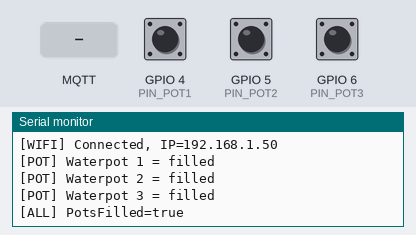
Bench run of a sketch on a simulated ESP32-S3. Parts: the last lines printed to the serial monitor. Inputs (shaded band) come from the test bench; at power-on: GPIO 4 (PIN_POT1) HIGH, GPIO 5 (PIN_POT2) HIGH, GPIO 6 (PIN_POT3) HIGH. WiFi joins after 1.5 s; servers stay silent unless stated; random numbers use the default seed unless the sketch sets one; no MQTT or app messages arrive unless stated. At 8.2 s the program restarts the board; the recording ends there.

Above: at 3.0 s.
3.1 s: GPIO 4 (PIN_POT1) pulled LOW for 0.15 s
At 3.28 s:
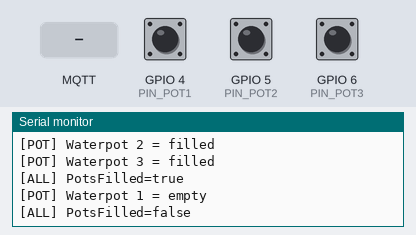
4.7 s: MQTT message "PING" arrives on the first subscribed topic
At 6.2 s:
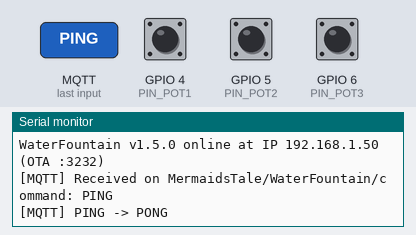
6.5 s: MQTT message "STATUS" arrives on the first subscribed topic
At 7.7 s:
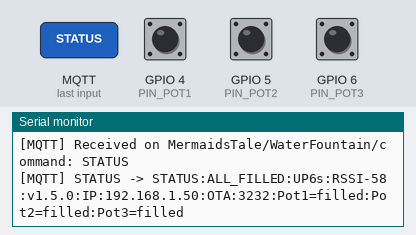
8.0 s: MQTT message "RESET" arrives on the first subscribed topic
At 8.13 s:
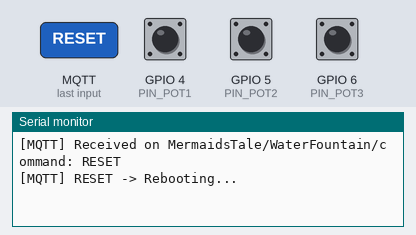
Timing chart, 0 to 8.2 s (numbered marks = the images above; inputs shaded):
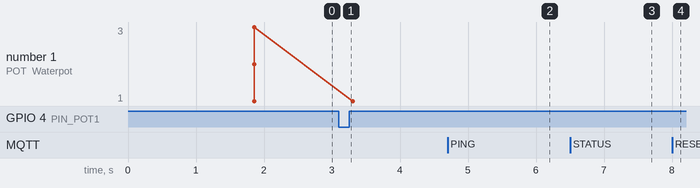

Measured:
- after the input at 3.1 s, the serial monitor: prints a new line after 0.06 s (image 1)
- after the input at 4.7 s, the serial monitor: prints a new line after 0.36 s (image 2)
- after the input at 6.5 s, the serial monitor: prints a new line at once (image 3)
- after the input at 8.0 s, the serial monitor: prints a new line at once (image 4)

The sketch:

WaterPots_FillSwitches.ino
```cpp
/*
 * ============================================
 * ALCHEMY ESCAPE ROOM - WATER FOUNTAIN POTS
 * ESP32-S3 + 3 Fill Switches (to GND)
 * Compliant with WatchTower Coding Standards v2025-12-21
 * ============================================
 *
 * Each switch closes to GND when its pot is empty.
 * Wired with INPUT_PULLUP — LOW = empty, HIGH = filled.
 *
 * MQTT TOPICS:
 *   Subscribe: MermaidsTale/WaterFountain/command
 *   Publish:   MermaidsTale/WaterFountain/command   (PONG, STATUS, OK responses)
 *   Publish:   MermaidsTale/WaterFountain/status    (ONLINE, HEARTBEAT)
 *   Publish:   MermaidsTale/WaterFountain/log       (debug output)
 *   Publish:   MermaidsTale/WaterFountain/Pot1      (filled / empty, retained)
 *   Publish:   MermaidsTale/WaterFountain/Pot2      (filled / empty, retained)
 *   Publish:   MermaidsTale/WaterFountain/Pot3      (filled / empty, retained)
 *   Publish:   MermaidsTale/WaterFountain/PotsFilled (true / false, retained)
 *
 * v1.1.0: mandatory ArduinoOTA (hostname WaterFountain, port 3232,
 * password = Wi-Fi) - every update is wireless.
 * v1.1.0-v1.4.1 also drove a WS2812B light strip (via an Arduino Nano).
 * v1.5.0 (owner 2026-11-05): lights dropped for good - ALL LED / Nano
 * code and the LIGHTS_* commands removed. Sensors + MQTT + OTA only.
 * ============================================
 */

#include <Arduino.h>
#include <WiFi.h>
#include <PubSubClient.h>
#include <stdarg.h>
#include <ArduinoOTA.h>
// Forward decl so Arduino auto-prototypes compile
struct Pot;

#define VERSION    "1.5.0"
#define GAME_NAME  "MermaidsTale"
#define PROP_NAME  "WaterFountain"

// ── Network ────────────────────────────────────────────────────────────────
const char* WIFI_SSID     = "AlchemyGuest";
const char* WIFI_PASSWORD = "VoodooVacation5601";
const char* MQTT_SERVER   = "10.1.10.115";
const int   MQTT_PORT     = 1883;

// ── MQTT Topics ────────────────────────────────────────────────────────────
#define MQTT_TOPIC_COMMAND      "MermaidsTale/WaterFountain/command"
#define MQTT_TOPIC_STATUS       "MermaidsTale/WaterFountain/status"
#define MQTT_TOPIC_LOG          "MermaidsTale/WaterFountain/log"
#define MQTT_TOPIC_POT1         "MermaidsTale/WaterFountain/Pot1"
#define MQTT_TOPIC_POT2         "MermaidsTale/WaterFountain/Pot2"
#define MQTT_TOPIC_POT3         "MermaidsTale/WaterFountain/Pot3"
#define MQTT_TOPIC_POTS_FILLED  "MermaidsTale/WaterFountain/PotsFilled"

// ── Pins (ESP32-S3, non-strapping with working pullups) ────────────────────
const int PIN_POT1 = 4;
const int PIN_POT2 = 5;
const int PIN_POT3 = 6;

// ── Timing ─────────────────────────────────────────────────────────────────
const unsigned long DEBOUNCE_MS             = 50;
const unsigned long HEARTBEAT_INTERVAL      = 300000;   // 5 min
const unsigned long MQTT_RECONNECT_INTERVAL = 5000;

WiFiClient wifiClient;
PubSubClient mqttClient(wifiClient);

struct Pot {
  int pin;
  const char* topic;
  const char* name;
  bool filled;            // debounced state (true = HIGH = filled)
  bool lastRawFilled;
  unsigned long lastChangeMs;
};

Pot pots[3] = {
  { PIN_POT1, MQTT_TOPIC_POT1, "Waterpot 1", false, false, 0 },
  { PIN_POT2, MQTT_TOPIC_POT2, "Waterpot 2", false, false, 0 },
  { PIN_POT3, MQTT_TOPIC_POT3, "Waterpot 3", false, false, 0 },
};

bool allPotsFilledLast = false;

unsigned long lastHeartbeat = 0;
unsigned long lastMqttReconnect = 0;

// ── Logging helper (publishes to /log + Serial) ────────────────────────────
void mqttLogf(const char* format, ...) {
  char buffer[256];
  va_list args;
  va_start(args, format);
  vsnprintf(buffer, sizeof(buffer), format, args);
  va_end(args);
  Serial.println(buffer);
  if (mqttClient.connected()) {
    mqttClient.publish(MQTT_TOPIC_LOG, buffer);
  }
}

// ── Per-pot publish ────────────────────────────────────────────────────────
// Asymmetric payload per spec:
//   filled -> "Waterpot N= filled"   (carries pot identity)
//   empty  -> "empty"                (bare word, identity comes from topic)
static void formatPotPayload(const Pot& p, char* buf, size_t len) {
  if (p.filled) {
    snprintf(buf, len, "%s= filled", p.name);
  } else {
    snprintf(buf, len, "empty");
  }
}

void publishPot(const Pot& p) {
  char payload[32];
  formatPotPayload(p, payload, sizeof(payload));
  mqttLogf("[POT] %s = %s", p.name, p.filled ? "filled" : "empty");
  if (mqttClient.connected()) {
    mqttClient.publish(p.topic, payload, true);   // retained
  }
}

void publishPotsFilled(bool all) {
  const char* payload = all ? "true" : "false";
  mqttLogf("[ALL] PotsFilled=%s", payload);
  if (mqttClient.connected()) {
    mqttClient.publish(MQTT_TOPIC_POTS_FILLED, payload, true);  // retained
  }
}

// ── Puzzle reset (re-read switches, republish current state) ───────────────
void puzzleReset() {
  for (int i = 0; i < 3; i++) {
    Pot& p = pots[i];
    bool rawFilled = (digitalRead(p.pin) == HIGH);
    p.filled = rawFilled;
    p.lastRawFilled = rawFilled;
    p.lastChangeMs = millis();
    publishPot(p);
  }
  allPotsFilledLast = pots[0].filled && pots[1].filled && pots[2].filled;
  publishPotsFilled(allPotsFilledLast);
}

// ── MQTT callback (CRITICAL: copy topic FIRST per WatchTower spec) ─────────
void mqttCallback(char* topic, byte* payload, unsigned int length) {
  // Copy topic to local buffer FIRST to prevent stack corruption
  char topicBuf[128];
  strncpy(topicBuf, topic, sizeof(topicBuf) - 1);
  topicBuf[sizeof(topicBuf) - 1] = '\0';

  // Now safe to declare other locals
  char message[128];
  if (length >= sizeof(message)) length = sizeof(message) - 1;
  memcpy(message, payload, length);
  message[length] = '\0';

  // Trim whitespace
  char* msg = message;
  while (*msg == ' ' || *msg == '\t' || *msg == '\r' || *msg == '\n') msg++;
  char* end = msg + strlen(msg) - 1;
  while (end > msg && (*end == ' ' || *end == '\t' || *end == '\r' || *end == '\n')) {
    *end = '\0';
    end--;
  }

  Serial.printf("[MQTT] Received on %s: %s\n", topicBuf, msg);

  if (strcmp(topicBuf, MQTT_TOPIC_COMMAND) != 0) return;

  // PING → PONG
  if (strcmp(msg, "PING") == 0) {
    mqttClient.publish(MQTT_TOPIC_COMMAND, "PONG");
    Serial.println("[MQTT] PING -> PONG");
    return;
  }

  // STATUS → current state report (state, uptime, RSSI, version + pot detail)
  if (strcmp(msg, "STATUS") == 0) {
    char buf[192];
    const char* state = allPotsFilledLast ? "ALL_FILLED" : "WAITING";
    snprintf(buf, sizeof(buf),
             "STATUS:%s:UP%lus:RSSI%d:v%s:IP:%s:OTA:3232:Pot1=%s:Pot2=%s:Pot3=%s",
             state, millis() / 1000, WiFi.RSSI(), VERSION, WiFi.localIP().toString().c_str(),
             pots[0].filled ? "filled" : "empty",
             pots[1].filled ? "filled" : "empty",
             pots[2].filled ? "filled" : "empty");
    mqttClient.publish(MQTT_TOPIC_COMMAND, buf);
    Serial.printf("[MQTT] STATUS -> %s\n", buf);
    return;
  }

  // RESET → reboot
  if (strcmp(msg, "RESET") == 0 || strcmp(msg, "REBOOT") == 0 || strcmp(msg, "RESTART") == 0) {
    mqttClient.publish(MQTT_TOPIC_COMMAND, "OK");
    Serial.println("[MQTT] RESET -> Rebooting...");
    delay(200);
    ESP.restart();
    return;
  }

  // PUZZLE_RESET → re-read switches, no reboot
  if (strcmp(msg, "PUZZLE_RESET") == 0) {
    puzzleReset();
    mqttClient.publish(MQTT_TOPIC_COMMAND, "OK");
    Serial.println("[MQTT] PUZZLE_RESET -> OK");
    return;
  }

  Serial.printf("[MQTT] Unknown command: %s\n", msg);
}

// ── WiFi ───────────────────────────────────────────────────────────────────
void setup_wifi() {
  Serial.printf("[WIFI] Connecting to %s", WIFI_SSID);
  WiFi.mode(WIFI_STA);
  WiFi.begin(WIFI_SSID, WIFI_PASSWORD);
  while (WiFi.status() != WL_CONNECTED) {
    delay(500);
    Serial.print(".");
  }
  Serial.printf("\n[WIFI] Connected, IP=%s\n", WiFi.localIP().toString().c_str());
}

// ── MQTT reconnect ─────────────────────────────────────────────────────────
void mqtt_reconnect() {
  if (mqttClient.connected()) return;
  unsigned long now = millis();
  if (now - lastMqttReconnect < MQTT_RECONNECT_INTERVAL) return;
  lastMqttReconnect = now;

  String clientId = PROP_NAME;
  clientId += "_";
  clientId += String(random(0xffff), HEX);

  Serial.printf("[MQTT] Connecting as %s...", clientId.c_str());
  if (mqttClient.connect(clientId.c_str())) {
    Serial.println(" connected");
    mqttClient.subscribe(MQTT_TOPIC_COMMAND);
    mqttClient.publish(MQTT_TOPIC_STATUS, "ONLINE");
    mqttLogf("%s v%s online at IP %s (OTA :3232)", PROP_NAME, VERSION,
             WiFi.localIP().toString().c_str());
    // Republish current pot state on reconnect
    for (int i = 0; i < 3; i++) {
      char payload[32];
      formatPotPayload(pots[i], payload, sizeof(payload));
      mqttClient.publish(pots[i].topic, payload, true);
    }
    mqttClient.publish(MQTT_TOPIC_POTS_FILLED, allPotsFilledLast ? "true" : "false", true);
  } else {
    Serial.printf(" failed rc=%d\n", mqttClient.state());
  }
}

// ── Read switches with debounce ────────────────────────────────────────────
void readPots() {
  unsigned long now = millis();
  for (int i = 0; i < 3; i++) {
    Pot& p = pots[i];
    bool rawFilled = (digitalRead(p.pin) == HIGH);

    if (rawFilled != p.lastRawFilled) {
      p.lastChangeMs = now;
      p.lastRawFilled = rawFilled;
    }

    if ((now - p.lastChangeMs) >= DEBOUNCE_MS && rawFilled != p.filled) {
      p.filled = rawFilled;
      publishPot(p);
    }
  }

  bool allFilled = pots[0].filled && pots[1].filled && pots[2].filled;
  if (allFilled != allPotsFilledLast) {
    allPotsFilledLast = allFilled;
    publishPotsFilled(allFilled);
  }
}

// ── Heartbeat ──────────────────────────────────────────────────────────────
void send_heartbeat() {
  unsigned long now = millis();
  if (now - lastHeartbeat < HEARTBEAT_INTERVAL) return;
  lastHeartbeat = now;
  if (!mqttClient.connected()) return;

  char buf[160];
  const char* state = allPotsFilledLast ? "ALL_FILLED" : "WAITING";
  snprintf(buf, sizeof(buf),
           "HEARTBEAT:%s:UP%lus:RSSI%d",
           state, now / 1000, WiFi.RSSI());
  mqttClient.publish(MQTT_TOPIC_STATUS, buf);
}

void setup() {
  Serial.begin(115200);
  delay(300);
  Serial.printf("\n=== %s v%s — Fill Switches ===\n", PROP_NAME, VERSION);

  pinMode(PIN_POT1, INPUT_PULLUP);
  pinMode(PIN_POT2, INPUT_PULLUP);
  pinMode(PIN_POT3, INPUT_PULLUP);

  // Seed initial state so first reading publishes if already filled at boot
  for (int i = 0; i < 3; i++) {
    pots[i].lastRawFilled = !(digitalRead(pots[i].pin) == HIGH);
    pots[i].lastChangeMs = millis();
  }

  setup_wifi();

  // Mandatory OTA (fleet protocol): hostname = device, password = Wi-Fi
  ArduinoOTA.setHostname(PROP_NAME);
  ArduinoOTA.setPassword(WIFI_PASSWORD);
  ArduinoOTA.onStart([]() { mqttLogf("OTA update starting - back in ~30 s"); });
  ArduinoOTA.begin();

  mqttClient.setServer(MQTT_SERVER, MQTT_PORT);
  mqttClient.setCallback(mqttCallback);
  mqttClient.setBufferSize(512);
}

void loop() {
  if (WiFi.status() != WL_CONNECTED) {
    WiFi.reconnect();
    delay(500);
    return;
  }
  ArduinoOTA.handle();
  if (!mqttClient.connected()) mqtt_reconnect();
  mqttClient.loop();

  readPots();
  send_heartbeat();
  delay(10);
}
```
